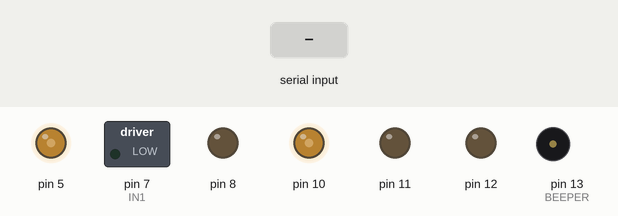
The sketch below on a simulated Arduino Uno, built with avr-gcc and run on an emulated ATmega328P. Shown: switched loads named in the sketch (green lamp = pin HIGH), output pins drawn as LEDs (lit = HIGH), buzzer (waves = sounding, pin HIGH). The inputs (shaded band) are chosen by the test bench.

Above: at 1.2 s.
1.3 s: "w" received over Serial
At 2.0 s:
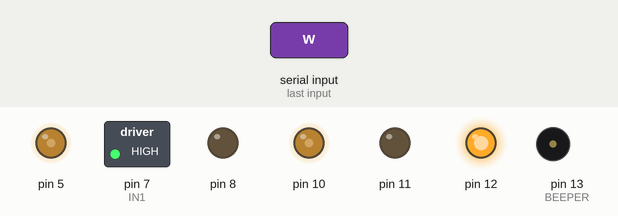
2.8 s: "x" received over Serial
At 3.1 s:
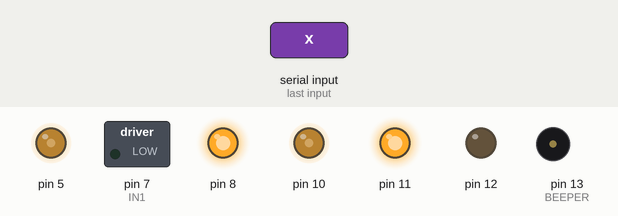
4.3 s: "s" received over Serial
At 5.4 s:
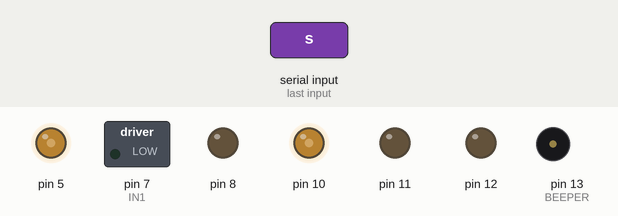
Timing chart, 0 to 7.3 s (numbered marks = the images above; inputs shaded):
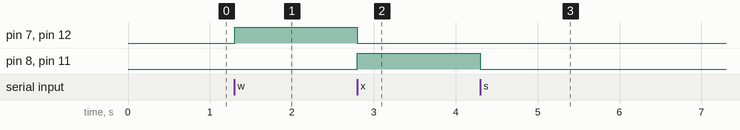

Measured:
- after the input at 1.3 s, pin 7 (IN1), pin 12: LOW → HIGH at once
- after the input at 2.8 s, pin 7 (IN1), pin 12: HIGH → LOW at once; pin 8, pin 11: LOW → HIGH at once
- after the input at 4.3 s, pin 8, pin 11: HIGH → LOW at once

The sketch:

SW.ino
```cpp
#include <Arduino.h>

#include <IRremote.hpp>

#include "Servo.h"
#include "Wheels.h"

Wheels wheels{};

void setup() {
  Serial.begin(9600);

  const int IN1 = 7; const int IN4 = 12;
  const int IN2 = 8; const int IN3 = 11;
  const int EnA = 5; const int EnB = 10;

  wheels.attach(
    IN1, IN2, EnA,
    IN4, IN3, EnB
  );

  wheels.initDashboard(0x27, 16, 2);
  wheels.setSpeed(100);
}

void loop() {
  while(Serial.available()) {
    const char input = Serial.read();

    switch(input) {
      case 'w':
        wheels.forward(); break;
      case 's':
        wheels.stop(); break;
      case 'x':
        wheels.back(); break;
      default:
        break;
    }

    wheels.updateDashboard();
  }
}
```

Wheels.cpp
```cpp
#include <Arduino.h>

#include <TimerOne.h>

#include "Wheels.h"

#define SET_MOVEMENT(side,f,b) digitalWrite( side[0], f);\
                               digitalWrite( side[1], b)

constexpr int BEEPER = 13;

void update_beeper(bool moving_back, int speed) {
  static bool moving_back_{false};
  static int speed_{0};

  if (moving_back == moving_back_ && speed == speed_) {
    return;
  }

  auto beep = []() -> void {
    digitalWrite(BEEPER, digitalRead(BEEPER));
  };

  if (moving_back) {
    if (moving_back_) {
      Timer1.detachInterrupt();
    }
    Timer1.attachInterrupt(beep, 100000 + (200000 / speed));
  } else {
    Timer1.detachInterrupt();
  }

  moving_back_ = moving_back;
  speed_ = speed;
}

Wheels::Wheels()
{
  pinMode(BEEPER, OUTPUT);
}

Wheels::~Wheels()
{
  delete dashboard;
}

void Wheels::attachRight(int pF, int pB, int pS)
{
    pinMode(pF, OUTPUT);
    pinMode(pB, OUTPUT);
    pinMode(pS, OUTPUT);
    this->pinsRight[0] = pF;
    this->pinsRight[1] = pB;
    this->pinsRight[2] = pS;
}


void Wheels::attachLeft(int pF, int pB, int pS)
{
    pinMode(pF, OUTPUT);
    pinMode(pB, OUTPUT);
    pinMode(pS, OUTPUT);
    this->pinsLeft[0] = pF;
    this->pinsLeft[1] = pB;
    this->pinsLeft[2] = pS;
}

void Wheels::initDashboard(uint8_t address, uint8_t columns, uint8_t rows)
{
    if (dashboard)
        delete dashboard;

    dashboard = new LiquidCrystal_I2C(
        address,
        columns,
        rows
    );
}

void Wheels::setSpeedRight(uint8_t s)
{
    analogWrite(this->pinsRight[2], s);
}

void Wheels::setSpeedLeft(uint8_t s)
{
    analogWrite(this->pinsLeft[2], s);
}

void Wheels::setSpeed(uint8_t s)
{
    speed = s;
    setSpeedLeft(s);
    setSpeedRight(s);
}

void Wheels::attach(int pRF, int pRB, int pRS, int pLF, int pLB, int pLS)
{
    this->attachRight(pRF, pRB, pRS);
    this->attachLeft(pLF, pLB, pLS);
}

void Wheels::forwardLeft()
{
    SET_MOVEMENT(pinsLeft, HIGH, LOW);
}

void Wheels::forwardRight()
{
    SET_MOVEMENT(pinsRight, HIGH, LOW);
}

void Wheels::backLeft()
{
    SET_MOVEMENT(pinsLeft, LOW, HIGH);
}

void Wheels::backRight()
{
    SET_MOVEMENT(pinsRight, LOW, HIGH);
}

void Wheels::forward()
{
    this->forwardLeft();
    this->forwardRight();

    update_beeper(false, speed);
}

void Wheels::back()
{
    this->backLeft();
    this->backRight();

    update_beeper(true, speed);
}

void Wheels::stopLeft()
{
    SET_MOVEMENT(pinsLeft, LOW, LOW);
}

void Wheels::stopRight()
{
    SET_MOVEMENT(pinsRight, LOW, LOW);
}

void Wheels::stop()
{
    this->stopLeft();
    this->stopRight();

    update_beeper(false, 0);
}

void Wheels::updateDashboard(int distance_left)
{
    constexpr auto get_direction = [](int In1, int In2) -> char {
      return
        In1 == HIGH && In2 == LOW ?  'F' :  // Forward
        In1 == LOW && In2 == HIGH ?  'B' :  // Backward
        'S';                                // Stopped
    };

    dashboard->clear();
    dashboard->setCursor(0,0);
    dashboard->print(String(distance_left));

    dashboard->setCursor(0, 1);
    dashboard->print(
      get_direction(pinsLeft[0], pinsLeft[1])
    );

    dashboard->setCursor(15,1);
    dashboard->print(
      get_direction(pinsRight[0], pinsRight[1])
    );
}
```

Wheels.h
```cpp
/*
 * prosta implementacja klasy obsługującej
 * silniki pojazdu za pośrednictwem modułu L298
 *
 * Sterowanie odbywa się przez:
 * 1)  powiązanie odpowiednich pinów I/O Arduino metodą attach()
 * 2)  ustalenie prędkości setSpeed*()
 * 3)  wywołanie funkcji ruchu
 */
#include <Arduino.h>

#include <LiquidCrystal_I2C.h>

#ifndef Wheels_h
#define Wheels_h

class Wheels {
    public:
        Wheels();
        ~Wheels();
        /*
         *  pinForward - wejście "naprzód" L298
         *  pinBack    - wejście "wstecz" L298
         *  pinSpeed   - wejście "enable/PWM" L298
         */
        void attachRight(int pinForward, int pinBack, int pinSpeed);
        void attachLeft(int pinForward, int pinBack, int pinSpeed);
        void attach(int pinRightForward, int pinRightBack, int pinRightSpeed,
                    int pinLeftForward, int pinLeftBack, int pinLeftSpeed);
        void initDashboard(uint8_t address, uint8_t columns, uint8_t rows);
        /*
         *  funkcje ruchu
         */
        void forward();
        void forwardLeft();
        void forwardRight();
        void back();
        void backLeft();
        void backRight();
        void stop();
        void stopLeft();
        void stopRight();
        /*
         *  ustawienie prędkości obrotowej (przez PWM)
         *   - minimalna efektywna wartość 60
         *      może zależeć od stanu naładowania baterii
         */
        void setSpeed(uint8_t);
        void setSpeedRight(uint8_t);
        void setSpeedLeft(uint8_t);

        void updateDashboard(int = 0);
    private:
        LiquidCrystal_I2C* dashboard{nullptr};

        int pinsRight[3];
        int pinsLeft[3];
        int speed;
};


#endif
```
